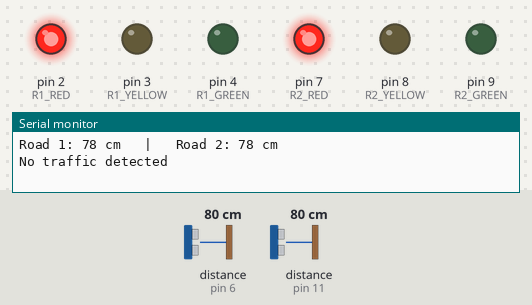
Recording of a sketch running on a simulated Arduino Uno, built with avr-gcc and run on an emulated ATmega328P. Shown: output pins drawn as LEDs (lit = HIGH), the last lines printed to the serial monitor. Wiring (inferred from the names in the program): 2 × ultrasonic range finder: trigger pin 5, echo pin 6 / trigger pin 10, echo pin 11. Inputs (shaded band) come from the test bench; at power-on: distance to the obstacle (sensors on pin 6, pin 11) 80 cm. The echo pulse lasts 58.3 µs per cm; pins used as bus, display or sensor lines are not drawn.

Above: at 16.2 s.
16.3 s: distance to the obstacle (sensor on pin 6) set to 32 cm
At 23.4 s:
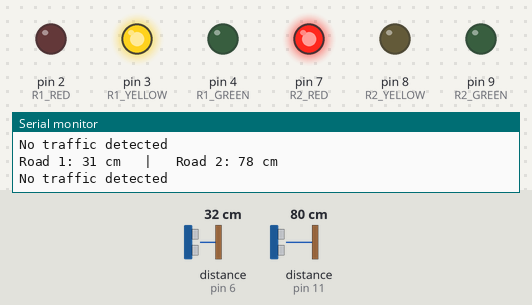
28.3 s: distance to the obstacle (sensor on pin 6) set to 27 cm
At 33.3 s:
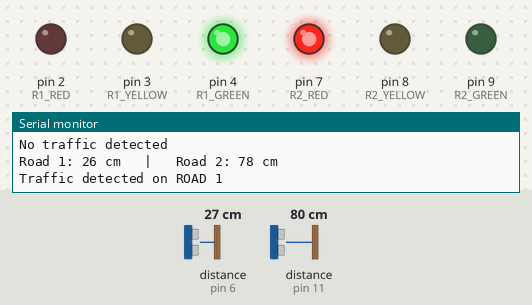
41.5 s: distance to the obstacle (sensor on pin 11) set to 33 cm
53.5 s: distance to the obstacle (sensor on pin 11) set to 29 cm
At 72.5 s:
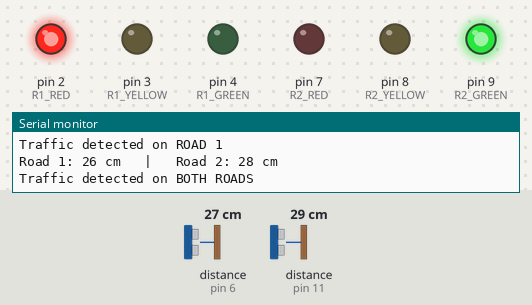
Timing chart, 0 to 78.5 s (numbered marks = the images above; inputs shaded):
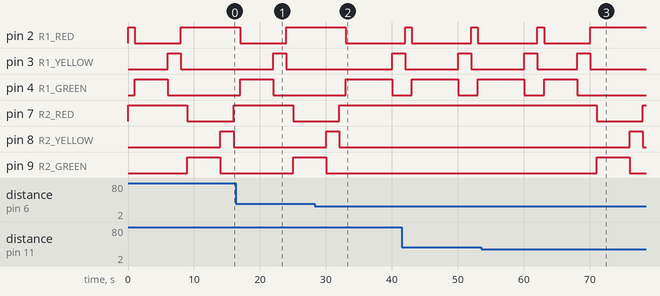

The sketch:

traffic_monitoring.ino
```cpp
// ==========================================
// SMART TRAFFIC MONITORING SYSTEM
// Arduino UNO - Two Roads
// ==========================================

// ---------- ROAD 1 ----------
const int R1_RED = 2;
const int R1_YELLOW = 3;
const int R1_GREEN = 4;

const int R1_TRIG = 5;
const int R1_ECHO = 6;


// ---------- ROAD 2 ----------
const int R2_RED = 7;
const int R2_YELLOW = 8;
const int R2_GREEN = 9;

const int R2_TRIG = 10;
const int R2_ECHO = 11;


void setup() {

  // Road 1 LEDs
  pinMode(R1_RED, OUTPUT);
  pinMode(R1_YELLOW, OUTPUT);
  pinMode(R1_GREEN, OUTPUT);

  // Road 2 LEDs
  pinMode(R2_RED, OUTPUT);
  pinMode(R2_YELLOW, OUTPUT);
  pinMode(R2_GREEN, OUTPUT);

  // Ultrasonic sensors
  pinMode(R1_TRIG, OUTPUT);
  pinMode(R1_ECHO, INPUT);

  pinMode(R2_TRIG, OUTPUT);
  pinMode(R2_ECHO, INPUT);

  Serial.begin(9600);

  // Start with both roads RED
  allRed();

  delay(1000);
}


// READ DISTANCE
long getDistance(int trigPin, int echoPin) {

  digitalWrite(trigPin, LOW);
  delayMicroseconds(2);

  digitalWrite(trigPin, HIGH);
  delayMicroseconds(10);

  digitalWrite(trigPin, LOW);

  long duration = pulseIn(echoPin, HIGH, 30000);

  if (duration == 0) {
    return 999;
  }

  long distance = duration * 0.034 / 2;

  return distance;
}

// TRAFFIC LIGHT FUNCTIONS

void road1Green() {

  digitalWrite(R1_RED, LOW);
  digitalWrite(R1_YELLOW, LOW);
  digitalWrite(R1_GREEN, HIGH);

  digitalWrite(R2_RED, HIGH);
  digitalWrite(R2_YELLOW, LOW);
  digitalWrite(R2_GREEN, LOW);
}


void road2Green() {

  digitalWrite(R1_RED, HIGH);
  digitalWrite(R1_YELLOW, LOW);
  digitalWrite(R1_GREEN, LOW);

  digitalWrite(R2_RED, LOW);
  digitalWrite(R2_YELLOW, LOW);
  digitalWrite(R2_GREEN, HIGH);
}


void road1Yellow() {

  digitalWrite(R1_GREEN, LOW);
  digitalWrite(R1_YELLOW, HIGH);
  digitalWrite(R1_RED, LOW);
}


void road2Yellow() {

  digitalWrite(R2_GREEN, LOW);
  digitalWrite(R2_YELLOW, HIGH);
  digitalWrite(R2_RED, LOW);
}


void allRed() {

  digitalWrite(R1_RED, HIGH);
  digitalWrite(R1_YELLOW, LOW);
  digitalWrite(R1_GREEN, LOW);

  digitalWrite(R2_RED, HIGH);
  digitalWrite(R2_YELLOW, LOW);
  digitalWrite(R2_GREEN, LOW);
}

void loop() {

  // Read both sensors
  long road1Distance = getDistance(R1_TRIG, R1_ECHO);
  long road2Distance = getDistance(R2_TRIG, R2_ECHO);


  // Show readings in Serial Monitor
  Serial.print("Road 1: ");
  Serial.print(road1Distance);
  Serial.print(" cm");

  Serial.print("   |   Road 2: ");
  Serial.print(road2Distance);
  Serial.println(" cm");


  // A vehicle is considered detected, if it is closer than 30 cm.

  bool road1HasCar = road1Distance < 30;
  bool road2HasCar = road2Distance < 30;


  // CASE 1:Car on Road 1 only

  if (road1HasCar && !road2HasCar) {

    Serial.println("Traffic detected on ROAD 1");

    road1Green();
    delay(7000);

    road1Yellow();
    delay(2000);

    allRed();
    delay(1000);
  }

  // CASE 2: Car on Road 2 only
  else if (!road1HasCar && road2HasCar) {

    Serial.println("Traffic detected on ROAD 2");

    road2Green();
    delay(7000);

    road2Yellow();
    delay(2000);

    allRed();
    delay(1000);
  }

  // CASE 3: Cars on BOTH roads

  else if (road1HasCar && road2HasCar) {

    Serial.println("Traffic detected on BOTH ROADS");

    // Give Road 1 priority first
    road1Green();
    delay(5000);

    road1Yellow();
    delay(2000);

    allRed();
    delay(1000);

    // Then Road 2
    road2Green();
    delay(5000);

    road2Yellow();
    delay(2000);

    allRed();
    delay(1000);
  }

  // CASE 4: No cars detected

  else {

    Serial.println("No traffic detected");

    // Normal cycle
    road1Green();
    delay(5000);

    road1Yellow();
    delay(2000);

    allRed();
    delay(1000);

    road2Green();
    delay(5000);

    road2Yellow();
    delay(2000);

    allRed();
    delay(1000);
  }
}
```

Measured:
- the behaviour switches between 31 and 30 cm on distance to the obstacle (sensor on pin 6) (found by bisection; images 1 and 2)
- the behaviour switches between 31 and 30 cm on distance to the obstacle (sensor on pin 11) (found by bisection; images 2 and 3)
- after the input at 28.3 s, pin 2 (R1_RED): goes on until 33.0 s, then stays LOW; pin 7 (R2_RED): goes on until 32.0 s, then stays HIGH; pin 9 (R2_GREEN): goes on until 30.0 s, then stays LOW
- after the input at 53.5 s, pin 7 (R2_RED): HIGH → LOW after 17.5 s, → HIGH 7.0 s later; pin 8 (R2_YELLOW): LOW → HIGH after 22.5 s, → LOW 2.0 s later; pin 9 (R2_GREEN): LOW → HIGH after 17.5 s, → LOW 5.0 s later
- by itself, pin 3 (R1_YELLOW): alternates HIGH for 2.0 s and LOW for 6.0 s
